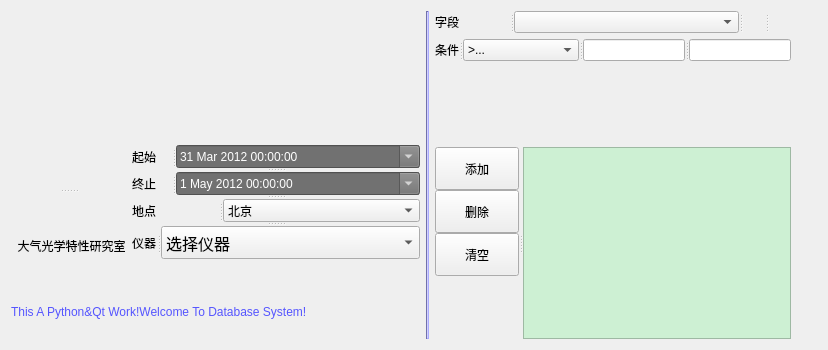
     <widget class="QWidget" name="tab_5">
      <attribute name="title">
       <string>单表查询</string>
      </attribute>
      <attribute name="toolTip">
       <string>&lt;!DOCTYPE HTML PUBLIC &quot;-//W3C//DTD HTML 4.0//EN&quot; &quot;http://www.w3.org/TR/REC-html40/strict.dtd&quot;&gt;
&lt;html&gt;&lt;head&gt;&lt;meta name=&quot;qrichtext&quot; content=&quot;1&quot; /&gt;&lt;style type=&quot;text/css&quot;&gt;
p, li { white-space: pre-wrap; }
&lt;/style&gt;&lt;/head&gt;&lt;body style=&quot; font-family:'SimSun'; font-size:9pt; font-weight:400; font-style:normal;&quot;&gt;
&lt;p style=&quot; margin-top:0px; margin-bottom:0px; margin-left:0px; margin-right:0px; -qt-block-indent:0; text-indent:0px;&quot;&gt;查询控制台&lt;/p&gt;&lt;/body&gt;&lt;/html&gt;</string>
      </attribute>
      <layout class="QGridLayout" name="gridLayout_9">
       <item row="0" column="1">
        <layout class="QGridLayout" name="gridLayout">
         <item row="0" column="0">
          <spacer name="horizontalSpacer_32">
           <property name="orientation">
            <enum>Qt::Horizontal</enum>
           </property>
           <property name="sizeHint" stdset="0">
            <size>
             <width>40</width>
             <height>20</height>
            </size>
           </property>
          </spacer>
         </item>
         <item row="2" column="0" colspan="2">
          <widget class="QSplitter" name="splitter_14">
           <property name="orientation">
            <enum>Qt::Vertical</enum>
           </property>
           <widget class="QSplitter" name="splitter_2">
            <property name="orientation">
             <enum>Qt::Horizontal</enum>
            </property>
            <widget class="QLabel" name="label_11">
             <property name="sizePolicy">
              <sizepolicy hsizetype="Fixed" vsizetype="Fixed">
               <horstretch>0</horstretch>
               <verstretch>0</verstretch>
              </sizepolicy>
             </property>
             <property name="styleSheet">
              <string notr="true">font: 75 12pt &quot;DFKai-SB&quot;;</string>
             </property>
             <property name="text">
              <string>起始</string>
             </property>
            </widget>
            <widget class="QDateTimeEdit" name="ddateTimeEdit1">
             <property name="sizePolicy">
              <sizepolicy hsizetype="Expanding" vsizetype="Expanding">
               <horstretch>0</horstretch>
               <verstretch>0</verstretch>
              </sizepolicy>
             </property>
             <property name="layoutDirection">
              <enum>Qt::LeftToRight</enum>
             </property>
             <property name="autoFillBackground">
              <bool>false</bool>
             </property>
             <property name="styleSheet">
              <string notr="true">background-color: rgb(113, 113, 113);
font: 75 12pt &quot;Calibri&quot;;
color: rgb(255, 255, 255);</string>
             </property>
             <property name="dateTime">
              <datetime>
               <hour>0</hour>
               <minute>0</minute>
               <second>0</second>
               <year>2012</year>
               <month>3</month>
               <day>31</day>
              </datetime>
             </property>
             <property name="calendarPopup">
              <bool>true</bool>
             </property>
            </widget>
           </widget>
           <widget class="QSplitter" name="splitter_3">
            <property name="orientation">
             <enum>Qt::Horizontal</enum>
            </property>
            <widget class="QLabel" name="label_12">
             <property name="sizePolicy">
              <sizepolicy hsizetype="Fixed" vsizetype="Fixed">
               <horstretch>0</horstretch>
               <verstretch>0</verstretch>
              </sizepolicy>
             </property>
             <property name="styleSheet">
              <string notr="true">font: 75 12pt &quot;DFKai-SB&quot;;</string>
             </property>
             <property name="text">
              <string>终止</string>
             </property>
            </widget>
            <widget class="QDateTimeEdit" name="ddateTimeEdit2">
             <property name="sizePolicy">
              <sizepolicy hsizetype="Expanding" vsizetype="Expanding">
               <horstretch>0</horstretch>
               <verstretch>0</verstretch>
              </sizepolicy>
             </property>
             <property name="styleSheet">
              <string notr="true">background-color: rgb(113, 113, 113);
font: 75 12pt &quot;Calibri&quot;;
color: rgb(255, 255, 255);</string>
             </property>
             <property name="dateTime">
              <datetime>
               <hour>0</hour>
               <minute>0</minute>
               <second>0</second>
               <year>2012</year>
               <month>5</month>
               <day>1</day>
              </datetime>
             </property>
             <property name="date">
              <date>
               <year>2012</year>
               <month>5</month>
               <day>1</day>
              </date>
             </property>
             <property name="calendarPopup">
              <bool>true</bool>
             </property>
             <property name="timeSpec">
              <enum>Qt::OffsetFromUTC</enum>
             </property>
            </widget>
           </widget>
           <widget class="QSplitter" name="splitter_4">
            <property name="orientation">
             <enum>Qt::Horizontal</enum>
            </property>
            <widget class="QLabel" name="label_4">
             <property name="sizePolicy">
              <sizepolicy hsizetype="Fixed" vsizetype="Fixed">
               <horstretch>0</horstretch>
               <verstretch>0</verstretch>
              </sizepolicy>
             </property>
             <property name="styleSheet">
              <string notr="true">font: 75 12pt &quot;DFKai-SB&quot;;</string>
             </property>
             <property name="text">
              <string>地点</string>
             </property>
            </widget>
            <widget class="QComboBox" name="dcombox_place">
             <property name="sizePolicy">
              <sizepolicy hsizetype="Expanding" vsizetype="Expanding">
               <horstretch>0</horstretch>
               <verstretch>0</verstretch>
              </sizepolicy>
             </property>
             <property name="styleSheet">
              <string notr="true">font: 75 12pt &quot;DFKai-SB&quot;;</string>
             </property>
             <item>
              <property name="text">
               <string>北京</string>
              </property>
             </item>
             <item>
              <property name="text">
               <string>合肥</string>
              </property>
             </item>
            </widget>
           </widget>
           <widget class="QSplitter" name="splitter_10">
            <property name="orientation">
             <enum>Qt::Horizontal</enum>
            </property>
            <widget class="QLabel" name="label_15">
             <property name="sizePolicy">
              <sizepolicy hsizetype="Expanding" vsizetype="Expanding">
               <horstretch>0</horstretch>
               <verstretch>0</verstretch>
              </sizepolicy>
             </property>
             <property name="styleSheet">
              <string notr="true">font: 75 12pt &quot;DFKai-SB&quot;;</string>
             </property>
             <property name="text">
              <string>仪器</string>
             </property>
            </widget>
            <widget class="QComboBox" name="dcombox_name">
             <property name="sizePolicy">
              <sizepolicy hsizetype="Expanding" vsizetype="Expanding">
               <horstretch>0</horstretch>
               <verstretch>0</verstretch>
              </sizepolicy>
             </property>
             <property name="font">
              <font>
               <family>DFKai-SB</family>
               <pointsize>12</pointsize>
               <weight>9</weight>
               <italic>false</italic>
               <bold>false</bold>
              </font>
             </property>
             <property name="styleSheet">
              <string notr="true">font: 75 12pt &quot;DFKai-SB&quot;;</string>
             </property>
             <property name="currentIndex">
              <number>0</number>
             </property>
             <property name="maxVisibleItems">
              <number>12</number>
             </property>
             <property name="sizeAdjustPolicy">
              <enum>QComboBox::AdjustToContents</enum>
             </property>
             <item>
              <property name="text">
               <string>选择仪器</string>
              </property>
             </item>
             <item>
              <property name="text">
               <string>近地面测量系统</string>
              </property>
             </item>
             <item>
              <property name="text">
               <string>湍流探测激光雷达</string>
              </property>
             </item>
             <item>
              <property name="text">
               <string>Airda16000低平流层风廓线雷达</string>
              </property>
             </item>
             <item>
              <property name="text">
               <string>全天空成像仪</string>
              </property>
             </item>
             <item>
              <property name="text">
               <string>大孔径闪烁仪</string>
              </property>
             </item>
             <item>
              <property name="text">
               <string>POM-02太阳辐射计</string>
              </property>
             </item>
             <item>
              <property name="text">
               <string>DTF太阳辐射计</string>
              </property>
             </item>
             <item>
              <property name="text">
               <string>PGS太阳辐射计</string>
              </property>
             </item>
             <item>
              <property name="text">
               <string>温度脉动仪</string>
              </property>
             </item>
             <item>
              <property name="text">
               <string>自动气象站，CO2传感器</string>
              </property>
             </item>
             <item>
              <property name="text">
               <string>常规气象参数测量系统</string>
              </property>
             </item>
             <item>
              <property name="text">
               <string>图像采集系统</string>
              </property>
             </item>
             <item>
              <property name="text">
               <string>光纤湍流测量系统</string>
              </property>
             </item>
             <item>
              <property name="text">
               <string>大气能见度仪</string>
              </property>
             </item>
             <item>
              <property name="text">
               <string>光学粒子计数器</string>
              </property>
             </item>
             <item>
              <property name="text">
               <string>微脉冲激光雷达</string>
              </property>
             </item>
             <item>
              <property name="text">
               <string>光纤光谱仪</string>
              </property>
             </item>
             <item>
              <property name="text">
               <string>APS3321</string>
              </property>
             </item>
             <item>
              <property name="text">
               <string>炭黑仪，浊度计</string>
              </property>
             </item>
             <item>
              <property name="text">
               <string>手持太阳辐射计</string>
              </property>
             </item>
             <item>
              <property name="text">
               <string>车载风雷达</string>
              </property>
             </item>
             <item>
              <property name="text">
               <string>大气相干长度仪</string>
              </property>
             </item>
             <item>
              <property name="text">
               <string>天空亮度仪</string>
              </property>
             </item>
            </widget>
           </widget>
          </widget>
         </item>
         <item row="4" column="0" rowspan="2" colspan="2">
          <spacer name="horizontalSpacer_30">
           <property name="orientation">
            <enum>Qt::Horizontal</enum>
           </property>
           <property name="sizeHint" stdset="0">
            <size>
             <width>40</width>
             <height>20</height>
            </size>
           </property>
          </spacer>
         </item>
         <item row="1" column="0">
          <spacer name="verticalSpacer_3">
           <property name="orientation">
            <enum>Qt::Vertical</enum>
           </property>
           <property name="sizeHint" stdset="0">
            <size>
             <width>20</width>
             <height>40</height>
            </size>
           </property>
          </spacer>
         </item>
         <item row="3" column="0" colspan="2">
          <spacer name="horizontalSpacer_31">
           <property name="orientation">
            <enum>Qt::Horizontal</enum>
           </property>
           <property name="sizeHint" stdset="0">
            <size>
             <width>40</width>
             <height>20</height>
            </size>
           </property>
          </spacer>
         </item>
        </layout>
       </item>
       <item row="0" column="2" rowspan="3">
        <widget class="Line" name="line_1">
         <property name="styleSheet">
          <string notr="true">background-color: rgb(170, 170, 255);</string>
         </property>
         <property name="orientation">
          <enum>Qt::Vertical</enum>
         </property>
        </widget>
       </item>
       <item row="0" column="3" rowspan="3">
        <layout class="QVBoxLayout" name="verticalLayout">
         <item>
          <widget class="QSplitter" name="splitter_5">
           <property name="orientation">
            <enum>Qt::Horizontal</enum>
           </property>
           <widget class="QLabel" name="label_13">
            <property name="sizePolicy">
             <sizepolicy hsizetype="Expanding" vsizetype="Expanding">
              <horstretch>0</horstretch>
              <verstretch>0</verstretch>
             </sizepolicy>
            </property>
            <property name="styleSheet">
             <string notr="true">font: 75 12pt &quot;DFKai-SB&quot;;</string>
            </property>
            <property name="text">
             <string>字段</string>
            </property>
           </widget>
           <widget class="QComboBox" name="dcombox_index">
            <property name="sizePolicy">
             <sizepolicy hsizetype="Expanding" vsizetype="Expanding">
              <horstretch>0</horstretch>
              <verstretch>0</verstretch>
             </sizepolicy>
            </property>
            <property name="styleSheet">
             <string notr="true">font: 75 12pt &quot;Calibri&quot;;</string>
            </property>
           </widget>
           <widget class="QLabel" name="label">
            <property name="text">
             <string/>
            </property>
           </widget>
           <widget class="QLabel" name="label_3">
            <property name="text">
             <string/>
            </property>
           </widget>
          </widget>
         </item>
         <item>
          <widget class="QSplitter" name="splitter_6">
           <property name="orientation">
            <enum>Qt::Horizontal</enum>
           </property>
           <widget class="QLabel" name="label_14">
            <property name="sizePolicy">
             <sizepolicy hsizetype="Expanding" vsizetype="Expanding">
              <horstretch>0</horstretch>
              <verstretch>0</verstretch>
             </sizepolicy>
            </property>
            <property name="styleSheet">
             <string notr="true">font: 75 12pt &quot;DFKai-SB&quot;;</string>
            </property>
            <property name="text">
             <string>条件</string>
            </property>
           </widget>
           <widget class="QComboBox" name="dcombox_con">
            <property name="sizePolicy">
             <sizepolicy hsizetype="Expanding" vsizetype="Expanding">
              <horstretch>0</horstretch>
              <verstretch>0</verstretch>
             </sizepolicy>
            </property>
            <property name="styleSheet">
             <string notr="true">font: 75 12pt &quot;Calibri&quot;;</string>
            </property>
            <item>
             <property name="text">
              <string>&gt;...</string>
             </property>
            </item>
            <item>
             <property name="text">
              <string>&lt;...</string>
             </property>
            </item>
            <item>
             <property name="text">
              <string>=...</string>
             </property>
            </item>
            <item>
             <property name="text">
              <string>between...and...</string>
             </property>
            </item>
            <item>
             <property name="text">
              <string>is</string>
             </property>
            </item>
           </widget>
           <widget class="QLineEdit" name="dlineEdit1">
            <property name="sizePolicy">
             <sizepolicy hsizetype="Expanding" vsizetype="Expanding">
              <horstretch>0</horstretch>
              <verstretch>0</verstretch>
             </sizepolicy>
            </property>
           </widget>
           <widget class="QLineEdit" name="dlineEdit2">
            <property name="sizePolicy">
             <sizepolicy hsizetype="Expanding" vsizetype="Expanding">
              <horstretch>0</horstretch>
              <verstretch>0</verstretch>
             </sizepolicy>
            </property>
           </widget>
          </widget>
         </item>
         <item>
          <spacer name="verticalSpacer_2">
           <property name="orientation">
            <enum>Qt::Vertical</enum>
           </property>
           <property name="sizeHint" stdset="0">
            <size>
             <width>20</width>
             <height>40</height>
            </size>
           </property>
          </spacer>
         </item>
         <item>
          <spacer name="verticalSpacer_15">
           <property name="orientation">
            <enum>Qt::Vertical</enum>
           </property>
           <property name="sizeHint" stdset="0">
            <size>
             <width>20</width>
             <height>40</height>
            </size>
           </property>
          </spacer>
         </item>
         <item>
          <widget class="QSplitter" name="splitter_7">
           <property name="orientation">
            <enum>Qt::Horizontal</enum>
           </property>
           <widget class="QWidget" name="layoutWidget">
            <layout class="QVBoxLayout" name="verticalLayout_2">
             <property name="spacing">
              <number>0</number>
             </property>
             <item>
              <widget class="QPushButton" name="dpb_add">
               <property name="sizePolicy">
                <sizepolicy hsizetype="Expanding" vsizetype="Expanding">
                 <horstretch>0</horstretch>
                 <verstretch>0</verstretch>
                </sizepolicy>
               </property>
               <property name="styleSheet">
                <string notr="true">font: 75 12pt &quot;DFKai-SB&quot;;</string>
               </property>
               <property name="text">
                <string>添加</string>
               </property>
              </widget>
             </item>
             <item>
              <widget class="QPushButton" name="dpb_delete1">
               <property name="sizePolicy">
                <sizepolicy hsizetype="Expanding" vsizetype="Expanding">
                 <horstretch>0</horstretch>
                 <verstretch>0</verstretch>
                </sizepolicy>
               </property>
               <property name="baseSize">
                <size>
                 <width>0</width>
                 <height>0</height>
                </size>
               </property>
               <property name="styleSheet">
                <string notr="true">font: 75 12pt &quot;DFKai-SB&quot;;</string>
               </property>
               <property name="text">
                <string>删除</string>
               </property>
              </widget>
             </item>
             <item>
              <widget class="QPushButton" name="dpb_clear">
               <property name="sizePolicy">
                <sizepolicy hsizetype="Expanding" vsizetype="Expanding">
                 <horstretch>0</horstretch>
                 <verstretch>0</verstretch>
                </sizepolicy>
               </property>
               <property name="baseSize">
                <size>
                 <width>0</width>
                 <height>0</height>
                </size>
               </property>
               <property name="styleSheet">
                <string notr="true">font: 75 12pt &quot;DFKai-SB&quot;;</string>
               </property>
               <property name="text">
                <string>清空</string>
               </property>
              </widget>
             </item>
             <item>
              <spacer name="horizontalSpacer_29">
               <property name="orientation">
                <enum>Qt::Horizontal</enum>
               </property>
               <property name="sizeHint" stdset="0">
                <size>
                 <width>40</width>
                 <height>20</height>
                </size>
               </property>
              </spacer>
             </item>
             <item>
              <spacer name="verticalSpacer">
               <property name="orientation">
                <enum>Qt::Vertical</enum>
               </property>
               <property name="sizeHint" stdset="0">
                <size>
                 <width>20</width>
                 <height>40</height>
                </size>
               </property>
              </spacer>
             </item>
            </layout>
           </widget>
           <widget class="QListWidget" name="dlistWidget">
            <property name="sizePolicy">
             <sizepolicy hsizetype="Expanding" vsizetype="Expanding">
              <horstretch>0</horstretch>
              <verstretch>0</verstretch>
             </sizepolicy>
            </property>
            <property name="styleSheet">
             <string notr="true">background-color: rgb(205, 240, 211);</string>
            </property>
            <property name="isWrapping" stdset="0">
             <bool>false</bool>
            </property>
            <property name="layoutMode">
             <enum>QListView::SinglePass</enum>
            </property>
            <property name="selectionRectVisible">
             <bool>false</bool>
            </property>
           </widget>
          </widget>
         </item>
        </layout>
       </item>
       <item row="0" column="4">
        <widget class="QLabel" name="label_6">
         <property name="text">
          <string/>
         </property>
        </widget>
       </item>
       <item row="1" column="0" colspan="2">
        <widget class="QLabel" name="label_26">
         <property name="styleSheet">
          <string notr="true">color: rgb(85, 85, 255);
font: 75 9pt &quot;Euclid Fraktur&quot;;</string>
         </property>
         <property name="text">
          <string>This A Python&amp;Qt Work!Welcome To Database System!</string>
         </property>
        </widget>
       </item>
       <item row="2" column="4">
        <widget class="QLabel" name="label_2">
         <property name="text">
          <string/>
         </property>
        </widget>
       </item>
       <item row="2" column="5">
        <widget class="QLabel" name="label_5">
         <property name="text">
          <string/>
         </property>
        </widget>
       </item>
       <item row="0" column="0">
        <widget class="QSplitter" name="splitter">
         <property name="orientation">
          <enum>Qt::Vertical</enum>
         </property>
         <widget class="QWidget" name="widget_2" native="true">
          <property name="styleSheet">
           <string notr="true">image: url(:/ProjectImages/zky.jpg);</string>
          </property>
         </widget>
         <widget class="QLabel" name="label_30">
          <property name="styleSheet">
           <string notr="true">font: 75 10pt &quot;黑体&quot;;</string>
          </property>
          <property name="text">
           <string>  大气光学特性研究室</string>
          </property>
         </widget>
        </widget>
       </item>
      </layout>
      <zorder>line_1</zorder>
      <zorder>label_6</zorder>
      <zorder>label_2</zorder>
      <zorder>label_5</zorder>
      <zorder></zorder>
      <zorder>label_26</zorder>
      <zorder>splitter</zorder>
     </widget>
